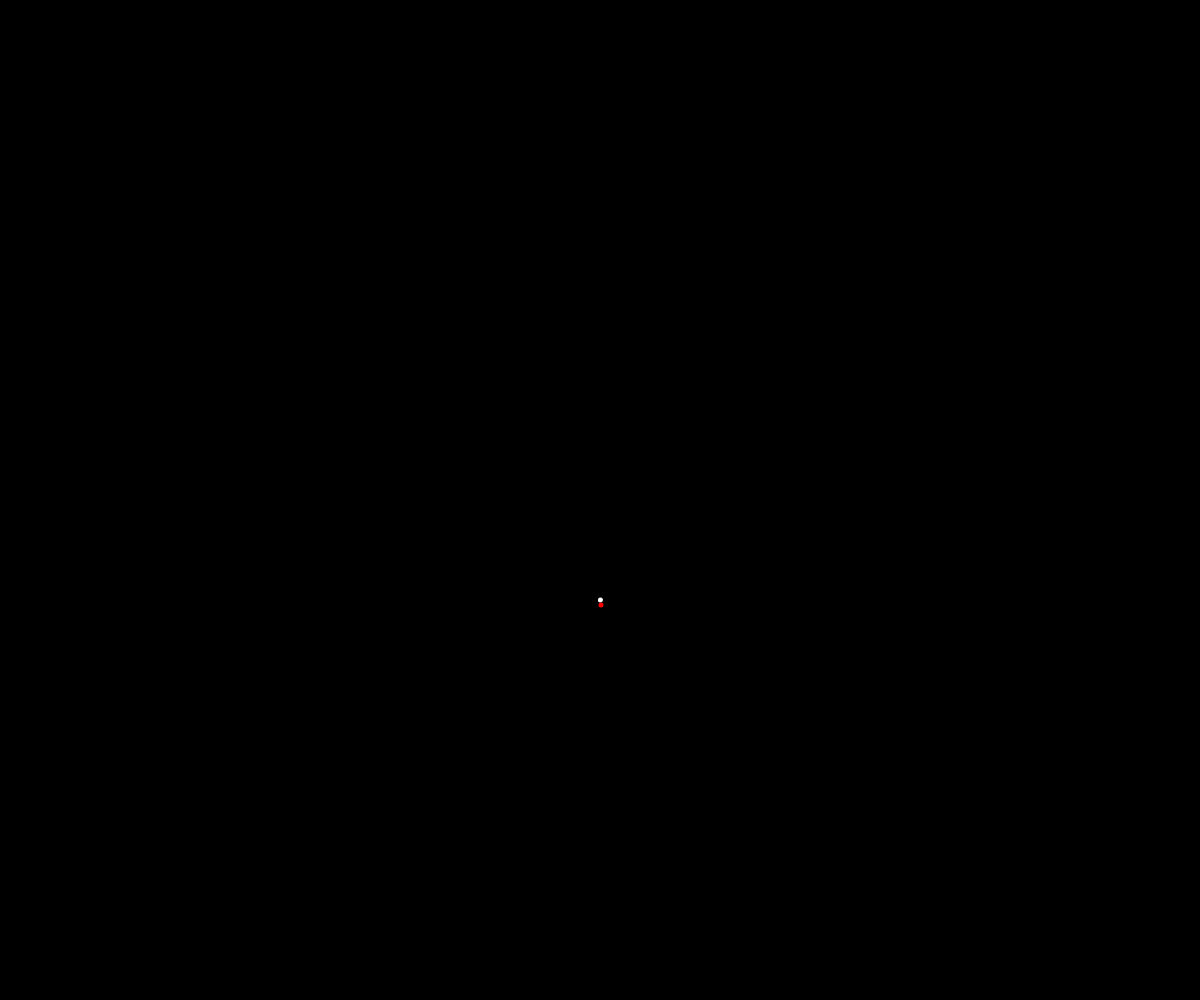
Frame 1 (no input)
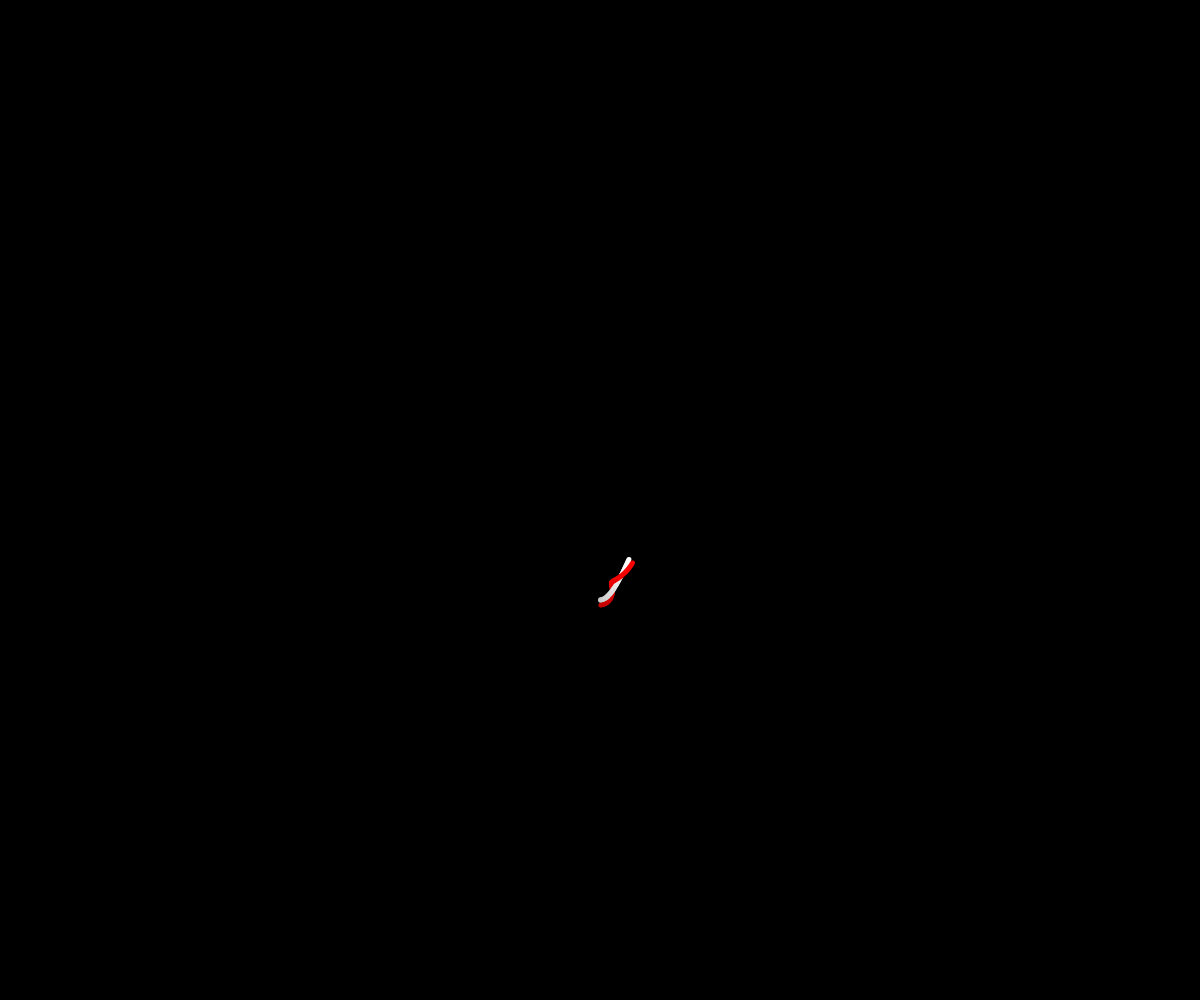
Frame 60 (no input)
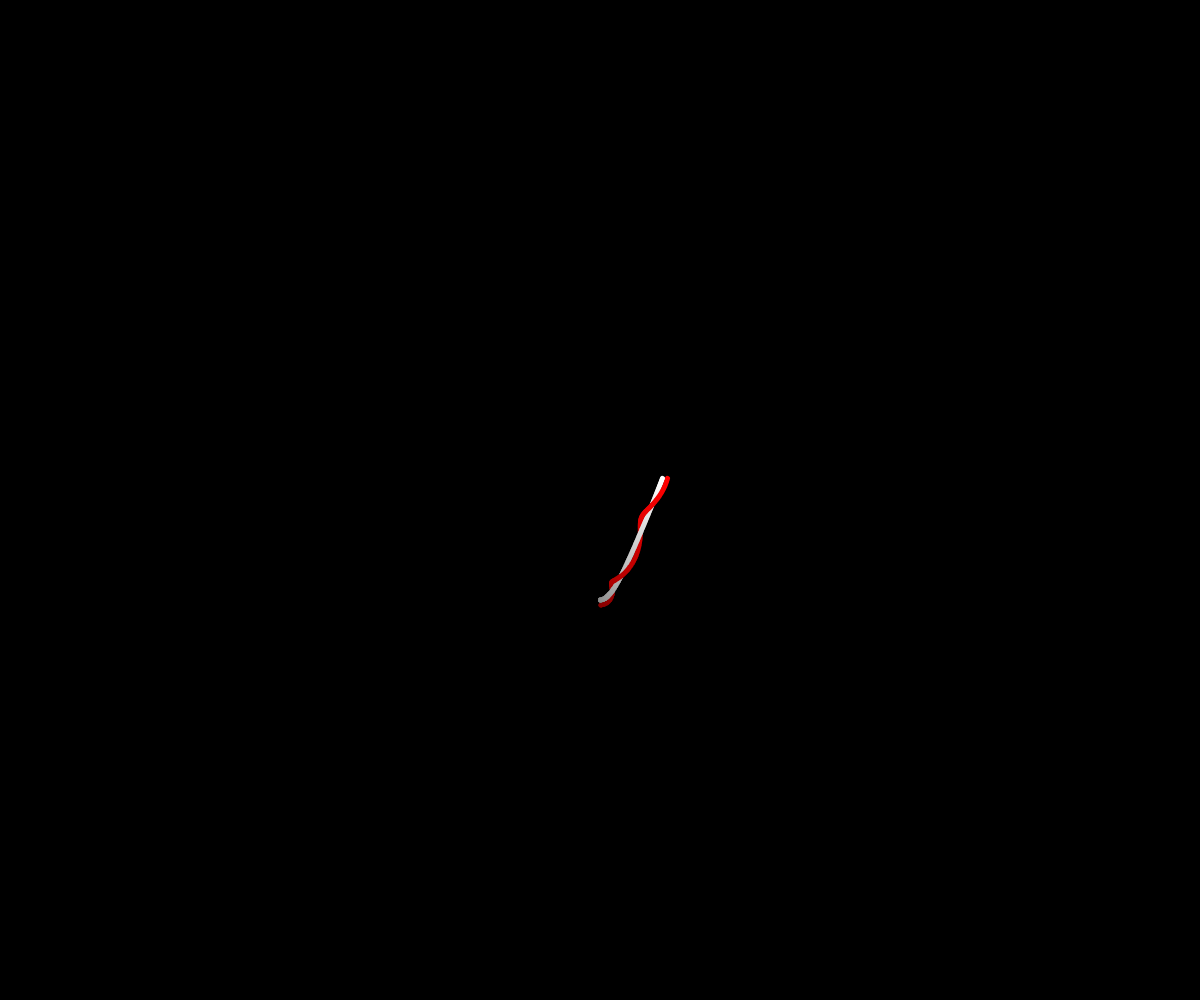
Frame 120 (the mouse pressed at the canvas centre since frame 60)

The p5.js sketch that drew these frames (run headless with seeded random() and noise() and a simulated clock; from frame 60 on, the mouse is pressed at the canvas centre):

// p5.js sketch
// ── sketch.js
function setup() {
  createCanvas(windowWidth, windowHeight);
  background(0);
  angleMode(DEGREES);
}

function draw() {
  background(0, 1);
  translate(width/2, height/2);

  rotate(frameCount/4);

  let translateX = sin(frameCount) * 50;
  let translateY = cos(frameCount) * 100; 

  translate(translateX, translateY);
  noStroke();
  fill(255);
  ellipse(0, 0, 5);

  //Step 3: add another dot orbiting the first dot
  fill("red")
  let orbitSpeed = 7
  let orbitDisplacement = 5
  ellipse(sin(frameCount * orbitSpeed) * orbitDisplacement, cos(frameCount * orbitSpeed) * orbitDisplacement, 5);
}
